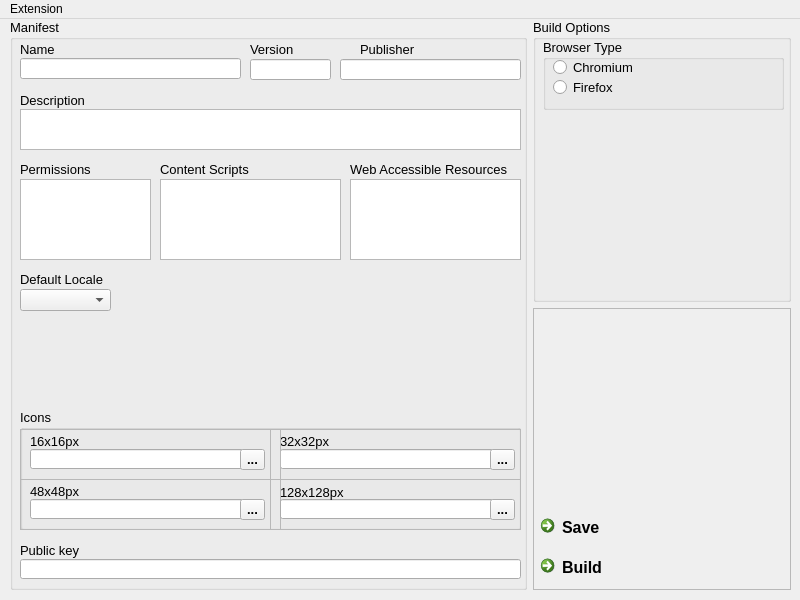
<?xml version="1.0" encoding="UTF-8"?>
<ui version="4.0">
 <class>ExtensionEditor</class>
 <widget class="QMainWindow" name="ExtensionEditor">
  <property name="enabled">
   <bool>true</bool>
  </property>
  <property name="geometry">
   <rect>
    <x>0</x>
    <y>0</y>
    <width>800</width>
    <height>600</height>
   </rect>
  </property>
  <property name="minimumSize">
   <size>
    <width>800</width>
    <height>600</height>
   </size>
  </property>
  <property name="maximumSize">
   <size>
    <width>800</width>
    <height>600</height>
   </size>
  </property>
  <property name="windowTitle">
   <string>MainWindow</string>
  </property>
  <property name="animated">
   <bool>true</bool>
  </property>
  <widget class="QWidget" name="centralwidget">
   <widget class="QWidget" name="gridLayoutWidget">
    <property name="geometry">
     <rect>
      <x>10</x>
      <y>0</y>
      <width>781</width>
      <height>571</height>
     </rect>
    </property>
    <layout class="QGridLayout" name="gridLayout">
     <property name="sizeConstraint">
      <enum>QLayout::SetDefaultConstraint</enum>
     </property>
     <item row="1" column="2">
      <widget class="QFrame" name="commands">
       <property name="frameShape">
        <enum>QFrame::StyledPanel</enum>
       </property>
       <property name="frameShadow">
        <enum>QFrame::Raised</enum>
       </property>
       <widget class="QCommandLinkButton" name="Build">
        <property name="geometry">
         <rect>
          <x>0</x>
          <y>240</y>
          <width>251</width>
          <height>41</height>
         </rect>
        </property>
        <property name="font">
         <font>
          <family>Segoe UI</family>
          <pointsize>12</pointsize>
         </font>
        </property>
        <property name="cursor">
         <cursorShape>PointingHandCursor</cursorShape>
        </property>
        <property name="text">
         <string>Build</string>
        </property>
       </widget>
       <widget class="QCommandLinkButton" name="Save">
        <property name="geometry">
         <rect>
          <x>0</x>
          <y>200</y>
          <width>251</width>
          <height>41</height>
         </rect>
        </property>
        <property name="font">
         <font>
          <family>Segoe UI</family>
          <pointsize>12</pointsize>
         </font>
        </property>
        <property name="cursor">
         <cursorShape>PointingHandCursor</cursorShape>
        </property>
        <property name="text">
         <string>Save</string>
        </property>
       </widget>
      </widget>
     </item>
     <item row="0" column="2">
      <widget class="QGroupBox" name="BuildOptions">
       <property name="font">
        <font>
         <pointsize>10</pointsize>
        </font>
       </property>
       <property name="title">
        <string>Build Options</string>
       </property>
       <widget class="QGroupBox" name="BrowserType">
        <property name="geometry">
         <rect>
          <x>10</x>
          <y>20</y>
          <width>241</width>
          <height>71</height>
         </rect>
        </property>
        <property name="title">
         <string>Browser Type</string>
        </property>
        <widget class="QRadioButton" name="OptionChromium">
         <property name="geometry">
          <rect>
           <x>10</x>
           <y>20</y>
           <width>101</width>
           <height>17</height>
          </rect>
         </property>
         <property name="font">
          <font>
           <pointsize>10</pointsize>
          </font>
         </property>
         <property name="cursor">
          <cursorShape>PointingHandCursor</cursorShape>
         </property>
         <property name="text">
          <string>Chromium</string>
         </property>
        </widget>
        <widget class="QRadioButton" name="OptionFirefox">
         <property name="geometry">
          <rect>
           <x>10</x>
           <y>40</y>
           <width>81</width>
           <height>17</height>
          </rect>
         </property>
         <property name="font">
          <font>
           <pointsize>10</pointsize>
          </font>
         </property>
         <property name="cursor">
          <cursorShape>PointingHandCursor</cursorShape>
         </property>
         <property name="text">
          <string>Firefox</string>
         </property>
        </widget>
       </widget>
      </widget>
     </item>
     <item row="0" column="0" rowspan="2" colspan="2">
      <widget class="QGroupBox" name="ManifestBox">
       <property name="font">
        <font>
         <pointsize>10</pointsize>
        </font>
       </property>
       <property name="title">
        <string>Manifest</string>
       </property>
       <widget class="QLineEdit" name="Name">
        <property name="geometry">
         <rect>
          <x>10</x>
          <y>39</y>
          <width>221</width>
          <height>21</height>
         </rect>
        </property>
        <property name="font">
         <font>
          <family>Consolas</family>
          <pointsize>10</pointsize>
         </font>
        </property>
       </widget>
       <widget class="QLabel" name="label_Name">
        <property name="geometry">
         <rect>
          <x>10</x>
          <y>20</y>
          <width>91</width>
          <height>20</height>
         </rect>
        </property>
        <property name="font">
         <font>
          <pointsize>10</pointsize>
         </font>
        </property>
        <property name="text">
         <string>Name</string>
        </property>
       </widget>
       <widget class="QLabel" name="label_Version">
        <property name="geometry">
         <rect>
          <x>240</x>
          <y>20</y>
          <width>91</width>
          <height>20</height>
         </rect>
        </property>
        <property name="font">
         <font>
          <pointsize>10</pointsize>
         </font>
        </property>
        <property name="text">
         <string>Version</string>
        </property>
       </widget>
       <widget class="QLineEdit" name="Version">
        <property name="geometry">
         <rect>
          <x>240</x>
          <y>40</y>
          <width>81</width>
          <height>21</height>
         </rect>
        </property>
        <property name="font">
         <font>
          <family>Consolas</family>
          <pointsize>10</pointsize>
         </font>
        </property>
        <property name="text">
         <string/>
        </property>
       </widget>
       <widget class="QLabel" name="label_Publisher">
        <property name="geometry">
         <rect>
          <x>350</x>
          <y>20</y>
          <width>91</width>
          <height>20</height>
         </rect>
        </property>
        <property name="font">
         <font>
          <pointsize>10</pointsize>
         </font>
        </property>
        <property name="text">
         <string>Publisher</string>
        </property>
       </widget>
       <widget class="QLineEdit" name="Publisher">
        <property name="geometry">
         <rect>
          <x>330</x>
          <y>40</y>
          <width>181</width>
          <height>21</height>
         </rect>
        </property>
        <property name="font">
         <font>
          <family>Consolas</family>
          <pointsize>10</pointsize>
         </font>
        </property>
       </widget>
       <widget class="QLabel" name="label_PublicKey">
        <property name="geometry">
         <rect>
          <x>10</x>
          <y>521</y>
          <width>91</width>
          <height>20</height>
         </rect>
        </property>
        <property name="font">
         <font>
          <pointsize>10</pointsize>
         </font>
        </property>
        <property name="text">
         <string>Public key</string>
        </property>
       </widget>
       <widget class="QLineEdit" name="PublicKey">
        <property name="geometry">
         <rect>
          <x>10</x>
          <y>540</y>
          <width>501</width>
          <height>20</height>
         </rect>
        </property>
        <property name="font">
         <font>
          <family>Consolas</family>
          <pointsize>10</pointsize>
         </font>
        </property>
        <property name="readOnly">
         <bool>false</bool>
        </property>
       </widget>
       <widget class="QLabel" name="label_Description">
        <property name="geometry">
         <rect>
          <x>10</x>
          <y>71</y>
          <width>91</width>
          <height>20</height>
         </rect>
        </property>
        <property name="font">
         <font>
          <pointsize>10</pointsize>
         </font>
        </property>
        <property name="text">
         <string>Description</string>
        </property>
       </widget>
       <widget class="QPlainTextEdit" name="Description">
        <property name="geometry">
         <rect>
          <x>10</x>
          <y>90</y>
          <width>501</width>
          <height>41</height>
         </rect>
        </property>
       </widget>
       <widget class="QGroupBox" name="Icons">
        <property name="geometry">
         <rect>
          <x>10</x>
          <y>390</y>
          <width>501</width>
          <height>121</height>
         </rect>
        </property>
        <property name="title">
         <string>Icons</string>
        </property>
        <widget class="QFrame" name="x48">
         <property name="geometry">
          <rect>
           <x>0</x>
           <y>70</y>
           <width>261</width>
           <height>51</height>
          </rect>
         </property>
         <property name="frameShape">
          <enum>QFrame::StyledPanel</enum>
         </property>
         <property name="frameShadow">
          <enum>QFrame::Raised</enum>
         </property>
         <widget class="QLineEdit" name="icon3">
          <property name="geometry">
           <rect>
            <x>10</x>
            <y>20</y>
            <width>231</width>
            <height>20</height>
           </rect>
          </property>
          <property name="font">
           <font>
            <family>Consolas</family>
           </font>
          </property>
          <property name="readOnly">
           <bool>true</bool>
          </property>
         </widget>
         <widget class="QLabel" name="label_x48">
          <property name="geometry">
           <rect>
            <x>10</x>
            <y>2</y>
            <width>91</width>
            <height>20</height>
           </rect>
          </property>
          <property name="text">
           <string>48x48px</string>
          </property>
         </widget>
         <widget class="QToolButton" name="iconBtn3">
          <property name="geometry">
           <rect>
            <x>220</x>
            <y>20</y>
            <width>25</width>
            <height>21</height>
           </rect>
          </property>
          <property name="font">
           <font>
            <weight>75</weight>
            <italic>false</italic>
            <bold>true</bold>
            <underline>false</underline>
            <strikeout>false</strikeout>
           </font>
          </property>
          <property name="cursor">
           <cursorShape>PointingHandCursor</cursorShape>
          </property>
          <property name="mouseTracking">
           <bool>false</bool>
          </property>
          <property name="inputMethodHints">
           <set>Qt::ImhNone</set>
          </property>
          <property name="text">
           <string>...</string>
          </property>
          <property name="checkable">
           <bool>false</bool>
          </property>
          <property name="checked">
           <bool>false</bool>
          </property>
          <property name="autoRepeat">
           <bool>false</bool>
          </property>
          <property name="autoExclusive">
           <bool>false</bool>
          </property>
         </widget>
        </widget>
        <widget class="QFrame" name="x32">
         <property name="geometry">
          <rect>
           <x>250</x>
           <y>20</y>
           <width>251</width>
           <height>51</height>
          </rect>
         </property>
         <property name="frameShape">
          <enum>QFrame::StyledPanel</enum>
         </property>
         <property name="frameShadow">
          <enum>QFrame::Raised</enum>
         </property>
         <widget class="QLineEdit" name="icon2">
          <property name="geometry">
           <rect>
            <x>10</x>
            <y>20</y>
            <width>231</width>
            <height>20</height>
           </rect>
          </property>
          <property name="font">
           <font>
            <family>Consolas</family>
           </font>
          </property>
          <property name="readOnly">
           <bool>true</bool>
          </property>
         </widget>
         <widget class="QLabel" name="label_x32">
          <property name="geometry">
           <rect>
            <x>10</x>
            <y>2</y>
            <width>91</width>
            <height>20</height>
           </rect>
          </property>
          <property name="text">
           <string>32x32px</string>
          </property>
         </widget>
         <widget class="QToolButton" name="iconBtn2">
          <property name="geometry">
           <rect>
            <x>220</x>
            <y>20</y>
            <width>25</width>
            <height>21</height>
           </rect>
          </property>
          <property name="font">
           <font>
            <weight>75</weight>
            <bold>true</bold>
           </font>
          </property>
          <property name="cursor">
           <cursorShape>PointingHandCursor</cursorShape>
          </property>
          <property name="text">
           <string>...</string>
          </property>
         </widget>
        </widget>
        <widget class="QFrame" name="x128">
         <property name="geometry">
          <rect>
           <x>250</x>
           <y>70</y>
           <width>251</width>
           <height>51</height>
          </rect>
         </property>
         <property name="frameShape">
          <enum>QFrame::StyledPanel</enum>
         </property>
         <property name="frameShadow">
          <enum>QFrame::Raised</enum>
         </property>
         <widget class="QLineEdit" name="icon4">
          <property name="geometry">
           <rect>
            <x>10</x>
            <y>20</y>
            <width>231</width>
            <height>20</height>
           </rect>
          </property>
          <property name="font">
           <font>
            <family>Consolas</family>
           </font>
          </property>
          <property name="readOnly">
           <bool>true</bool>
          </property>
         </widget>
         <widget class="QLabel" name="label_x128">
          <property name="geometry">
           <rect>
            <x>10</x>
            <y>3</y>
            <width>91</width>
            <height>20</height>
           </rect>
          </property>
          <property name="text">
           <string>128x128px</string>
          </property>
         </widget>
         <widget class="QToolButton" name="iconBtn4">
          <property name="geometry">
           <rect>
            <x>220</x>
            <y>20</y>
            <width>25</width>
            <height>21</height>
           </rect>
          </property>
          <property name="font">
           <font>
            <weight>75</weight>
            <bold>true</bold>
           </font>
          </property>
          <property name="cursor">
           <cursorShape>PointingHandCursor</cursorShape>
          </property>
          <property name="text">
           <string>...</string>
          </property>
         </widget>
        </widget>
        <widget class="QFrame" name="x16">
         <property name="geometry">
          <rect>
           <x>0</x>
           <y>20</y>
           <width>261</width>
           <height>51</height>
          </rect>
         </property>
         <property name="frameShape">
          <enum>QFrame::StyledPanel</enum>
         </property>
         <property name="frameShadow">
          <enum>QFrame::Raised</enum>
         </property>
         <widget class="QLineEdit" name="icon1">
          <property name="geometry">
           <rect>
            <x>10</x>
            <y>20</y>
            <width>231</width>
            <height>20</height>
           </rect>
          </property>
          <property name="font">
           <font>
            <family>Consolas</family>
           </font>
          </property>
          <property name="readOnly">
           <bool>true</bool>
          </property>
         </widget>
         <widget class="QLabel" name="label_x16">
          <property name="geometry">
           <rect>
            <x>10</x>
            <y>2</y>
            <width>91</width>
            <height>20</height>
           </rect>
          </property>
          <property name="text">
           <string>16x16px</string>
          </property>
         </widget>
         <widget class="QToolButton" name="iconBtn1">
          <property name="geometry">
           <rect>
            <x>220</x>
            <y>20</y>
            <width>25</width>
            <height>21</height>
           </rect>
          </property>
          <property name="font">
           <font>
            <weight>75</weight>
            <bold>true</bold>
           </font>
          </property>
          <property name="cursor">
           <cursorShape>PointingHandCursor</cursorShape>
          </property>
          <property name="text">
           <string>...</string>
          </property>
         </widget>
        </widget>
       </widget>
       <widget class="QListWidget" name="permissions">
        <property name="geometry">
         <rect>
          <x>10</x>
          <y>160</y>
          <width>131</width>
          <height>81</height>
         </rect>
        </property>
        <property name="cursor" stdset="0">
         <cursorShape>PointingHandCursor</cursorShape>
        </property>
        <property name="editTriggers">
         <set>QAbstractItemView::AllEditTriggers</set>
        </property>
       </widget>
       <widget class="QLabel" name="label_Permissions">
        <property name="geometry">
         <rect>
          <x>10</x>
          <y>140</y>
          <width>131</width>
          <height>21</height>
         </rect>
        </property>
        <property name="font">
         <font>
          <pointsize>10</pointsize>
         </font>
        </property>
        <property name="text">
         <string>Permissions</string>
        </property>
       </widget>
       <widget class="QListWidget" name="content_scripts">
        <property name="geometry">
         <rect>
          <x>150</x>
          <y>160</y>
          <width>181</width>
          <height>81</height>
         </rect>
        </property>
        <property name="cursor" stdset="0">
         <cursorShape>PointingHandCursor</cursorShape>
        </property>
        <property name="editTriggers">
         <set>QAbstractItemView::AllEditTriggers</set>
        </property>
       </widget>
       <widget class="QLabel" name="label_content_scripts">
        <property name="geometry">
         <rect>
          <x>150</x>
          <y>140</y>
          <width>181</width>
          <height>21</height>
         </rect>
        </property>
        <property name="font">
         <font>
          <pointsize>10</pointsize>
         </font>
        </property>
        <property name="text">
         <string>Content Scripts</string>
        </property>
       </widget>
       <widget class="QListWidget" name="web_accessible_resources">
        <property name="geometry">
         <rect>
          <x>340</x>
          <y>160</y>
          <width>171</width>
          <height>81</height>
         </rect>
        </property>
        <property name="cursor" stdset="0">
         <cursorShape>PointingHandCursor</cursorShape>
        </property>
        <property name="editTriggers">
         <set>QAbstractItemView::AllEditTriggers</set>
        </property>
       </widget>
       <widget class="QLabel" name="label_web_accessible_resources">
        <property name="geometry">
         <rect>
          <x>340</x>
          <y>140</y>
          <width>171</width>
          <height>21</height>
         </rect>
        </property>
        <property name="font">
         <font>
          <pointsize>10</pointsize>
         </font>
        </property>
        <property name="text">
         <string>Web Accessible Resources</string>
        </property>
       </widget>
       <widget class="QComboBox" name="default_locale">
        <property name="geometry">
         <rect>
          <x>10</x>
          <y>270</y>
          <width>91</width>
          <height>22</height>
         </rect>
        </property>
       </widget>
       <widget class="QLabel" name="label_default_locale">
        <property name="geometry">
         <rect>
          <x>10</x>
          <y>250</y>
          <width>111</width>
          <height>21</height>
         </rect>
        </property>
        <property name="font">
         <font>
          <pointsize>10</pointsize>
         </font>
        </property>
        <property name="text">
         <string>Default Locale</string>
        </property>
       </widget>
      </widget>
     </item>
    </layout>
   </widget>
  </widget>
  <widget class="QMenuBar" name="menubar">
   <property name="geometry">
    <rect>
     <x>0</x>
     <y>0</y>
     <width>800</width>
     <height>21</height>
    </rect>
   </property>
   <widget class="QMenu" name="menuTest">
    <property name="title">
     <string>Extension</string>
    </property>
    <addaction name="actionSave"/>
    <addaction name="actionBuild"/>
    <addaction name="separator"/>
    <addaction name="actionCopyPublicKey"/>
   </widget>
   <addaction name="menuTest"/>
  </widget>
  <action name="actionSave">
   <property name="text">
    <string>Save</string>
   </property>
  </action>
  <action name="actionBuild">
   <property name="text">
    <string>Build</string>
   </property>
  </action>
  <action name="actionCopyPublicKey">
   <property name="text">
    <string>Copy Public Key</string>
   </property>
  </action>
  <action name="actionReveal">
   <property name="text">
    <string>Reveal in File Explorer</string>
   </property>
  </action>
 </widget>
 <resources/>
 <connections/>
</ui>
